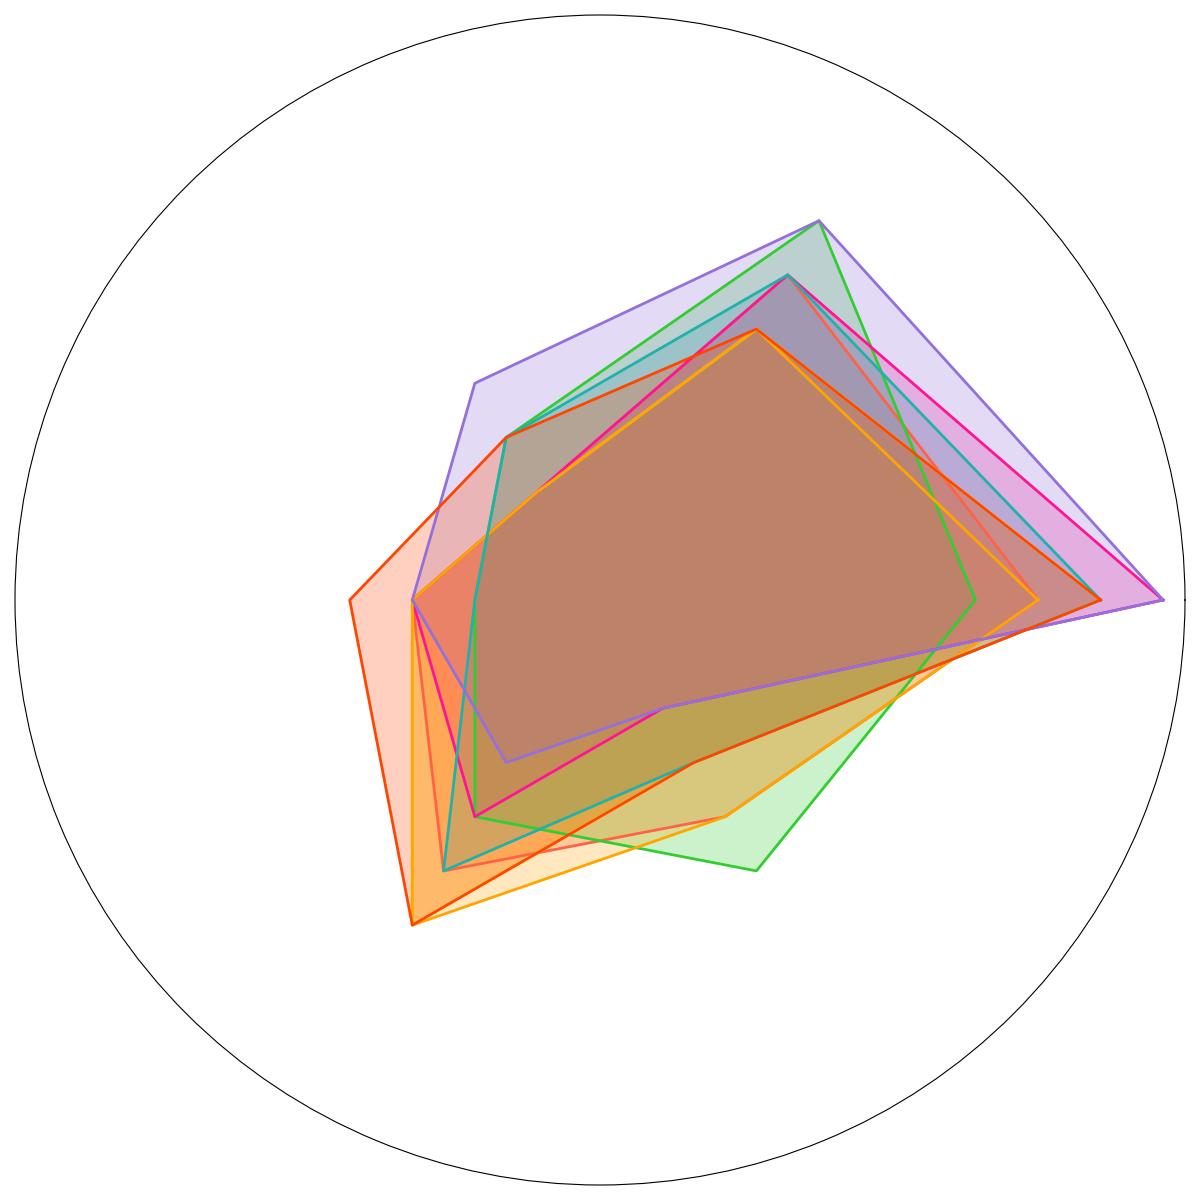

Here is the Python script that generated this plot:
import numpy as np
import matplotlib.pyplot as plt
from math import pi

# Define categories
categories = ['Vitamins', 'Minerals', 'Proteins', 'Fibers', 'Sugars', 'Calories']
num_vars = len(categories)

# Nutritional scores for each fruit
fruit_scores = {
    'Apple': [7, 6, 2, 3, 5, 4],
    'Orange': [8, 5, 2, 3, 6, 3],
    'Banana': [6, 7, 3, 2, 4, 5],
    'Strawberry': [9, 6, 2, 3, 4, 2],
    'Pineapple': [7, 5, 2, 3, 6, 4],
    'Mango': [8, 6, 3, 2, 5, 3],
    'Blueberry': [9, 7, 4, 3, 3, 2],
    'Kiwi': [8, 5, 3, 4, 6, 3]
}

# Create a radar chart
fig, ax = plt.subplots(figsize=(12, 12), subplot_kw=dict(polar=True))

# Compute angle for each category
angles = np.linspace(0, 2 * pi, num_vars, endpoint=False).tolist()
angles += angles[:1]

# Add data to the plot
colors = ['#FF6347', '#FFD700', '#32CD32', '#FF1493', '#FFA500', '#20B2AA', '#9370DB', '#FF4500']
for idx, (fruit, scores) in enumerate(fruit_scores.items()):
    scores += scores[:1]
    ax.plot(angles, scores, linewidth=2, linestyle='solid', color=colors[idx])
    ax.fill(angles, scores, alpha=0.25, color=colors[idx])

# Remove textual elements
plt.xticks([])
ax.set_yticklabels([])
ax.set_rlabel_position(0)
plt.yticks([])

plt.tight_layout()

plt.show()
